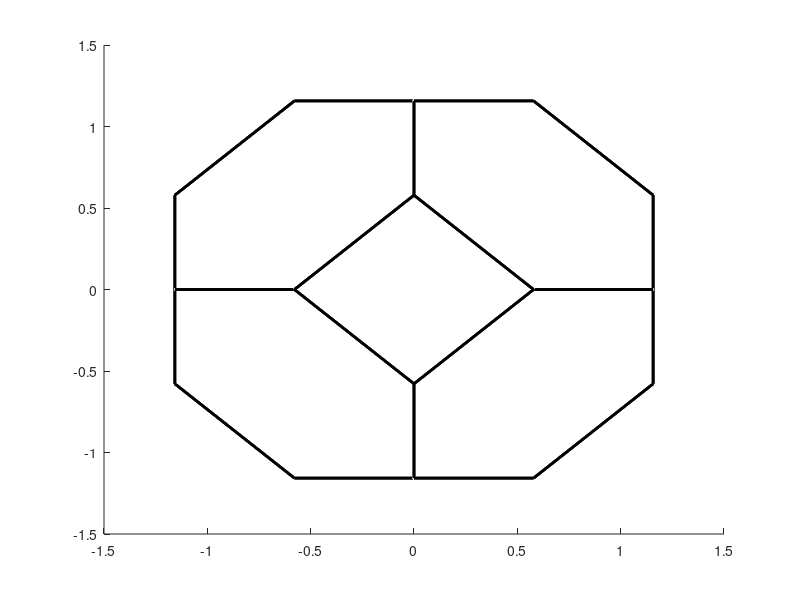

Recreate this plot in MATLAB.
function [] = plot_fccBZ_3D(a_fcc, origin)
% [] = plot_fccBZ_3D(a_fcc, origin)
%   This is a function that plots the Brilluoin zone of an FCC
%   lattice, with a lattice constant a, origin location at [x0, y0, z0].
%
%   IN:
%   -  a_fcc:     	scalar of the lattice constant of the FCC lattice [nm].
%   -  origin:      1x3 row vector of the origin location of the BZ [x,y,z]
%
%   OUT: (figure)

%% Setting the default parameters
if nargin < 1; a_fcc = 5.43; origin = [0 0 0]; end
if nargin < 2; origin = [0 0 0]; end
if isempty(a_fcc); a_fcc = 5.43;  end
if isempty(origin); origin = [0 0 0];  end

%% Defining the functions constants
% Defining the brilluoin zone plot constants
lineCol = [0 0 0];
lineStyle = '-';
lineWidth = 2;
% Defining the variable constants
a_reci = 2*pi / a_fcc;

%% 1.0 - Defining the polygons of the truncated octahedron
%-Defining the hexagons in terms of a
hex = [
    [1, 0.5, 0, 0, 0.5, 1, 1];
    [0.5, 1, 1, 0.5, 0, 0, 0.5];
    [0, 0, 0.5, 1, 1, 0.5, 0]
    ]*a_reci;
%-Defining the squares in terms of a
squ = [
    [1, 1, 1, 1, 1];
    [0.5, 0, -0.5, 0, 0.5];
    [0, 0.5, 0, -0.5, 0]
    ]*a_reci;

%% 1.1 - Symmetry relationships of all the polygons
%-Extracting all of the permutations of the hexagons
h1 = [hex(1,:)+origin(1); hex(2,:)+origin(2); hex(3,:)+origin(3)];
h2 = [hex(1,:)+origin(1); -1*hex(2,:)+origin(2); hex(3,:)+origin(3)];
h3 = [-1*hex(1,:)+origin(1); hex(2,:)+origin(2); hex(3,:)+origin(3)];
h4 = [-1*hex(1,:)+origin(1); -1*hex(2,:)+origin(2); hex(3,:)+origin(3)];
h5 = [hex(1,:)+origin(1); hex(2,:)+origin(2); -1*hex(3,:)+origin(3)];
h6 = [hex(1,:)+origin(1); -1*hex(2,:)+origin(2); -1*hex(3,:)+origin(3)];
h7 = [-1*hex(1,:)+origin(1); hex(2,:)+origin(2); -1*hex(3,:)+origin(3)];
h8 = [-1*hex(1,:)+origin(1); -1*hex(2,:)+origin(2); -1*hex(3,:)+origin(3)];
%-Extracting all of the permutations of the squares
s1 = [squ(1,:)+origin(1); squ(2,:)+origin(2); squ(3,:)+origin(3)];
s2 = [-1*squ(1,:)+origin(1); squ(2,:)+origin(2); squ(3,:)+origin(3)];
s3 = [squ(2,:)+origin(1); squ(1,:)+origin(2); -1*squ(3,:)+origin(3)];
s4 = [squ(2,:)+origin(1); -1*squ(1,:)+origin(2); squ(3,:)+origin(3)];
s5 = [squ(2,:)+origin(1); squ(3,:)+origin(2); squ(1,:)+origin(3)];
s6 = [squ(2,:)+origin(1); squ(3,:)+origin(2); -1*squ(1,:)+origin(3)];
%-Extracting the faces as a convex hull
x = [h1(1,:), h2(1,:), h3(1,:), h4(1,:), h5(1,:), h6(1,:), h7(1,:), h8(1,:)];
y = [h1(2,:), h2(2,:), h3(2,:), h4(2,:), h5(2,:), h6(2,:), h7(2,:), h8(2,:)];
z = [h1(3,:), h2(3,:), h3(3,:), h4(3,:), h5(3,:), h6(3,:), h7(3,:), h8(3,:)];

%% 2.0 - Plotting the truncated octahedron Brilluoin zone
hold on;
%--Plotting the hexagons
plot3(h1(1,:), h1(2,:), h1(3,:), 'linewidth', lineWidth,...
    'linestyle', lineStyle, 'color', lineCol);
plot3(h2(1,:), h2(2,:), h2(3,:), 'linewidth', lineWidth,...
    'linestyle', lineStyle, 'color', lineCol);
plot3(h3(1,:), h3(2,:), h3(3,:), 'linewidth', lineWidth,...
    'linestyle', lineStyle, 'color', lineCol);
plot3(h4(1,:), h4(2,:), h4(3,:), 'linewidth', lineWidth,...
    'linestyle', lineStyle, 'color', lineCol);
plot3(h5(1,:), h5(2,:), h5(3,:), 'linewidth', lineWidth,...
    'linestyle', lineStyle, 'color', lineCol);
plot3(h6(1,:), h6(2,:), h6(3,:), 'linewidth', lineWidth,...
    'linestyle', lineStyle, 'color', lineCol);
plot3(h7(1,:), h7(2,:), h7(3,:), 'linewidth', lineWidth,...
    'linestyle', lineStyle, 'color', lineCol);
plot3(h8(1,:), h8(2,:), h8(3,:), 'linewidth', lineWidth,...
    'linestyle', lineStyle, 'color', lineCol);
%--Plotting the squares
plot3(s1(1,:), s1(2,:), s1(3,:), 'linewidth', lineWidth,...
    'linestyle', lineStyle, 'color', lineCol);
plot3(s2(1,:), s2(2,:), s2(3,:), 'linewidth', lineWidth,...
    'linestyle', lineStyle, 'color', lineCol);
plot3(s3(1,:), s3(2,:), s3(3,:), 'linewidth', lineWidth,...
    'linestyle', lineStyle, 'color', lineCol);
plot3(s4(1,:), s4(2,:), s4(3,:), 'linewidth', lineWidth,...
    'linestyle', lineStyle, 'color', lineCol);
plot3(s5(1,:), s5(2,:), s5(3,:), 'linewidth', lineWidth,...
    'linestyle', lineStyle, 'color', lineCol);
plot3(s6(1,:), s6(2,:), s6(3,:), 'linewidth', lineWidth,...
    'linestyle', lineStyle, 'color', lineCol);
end